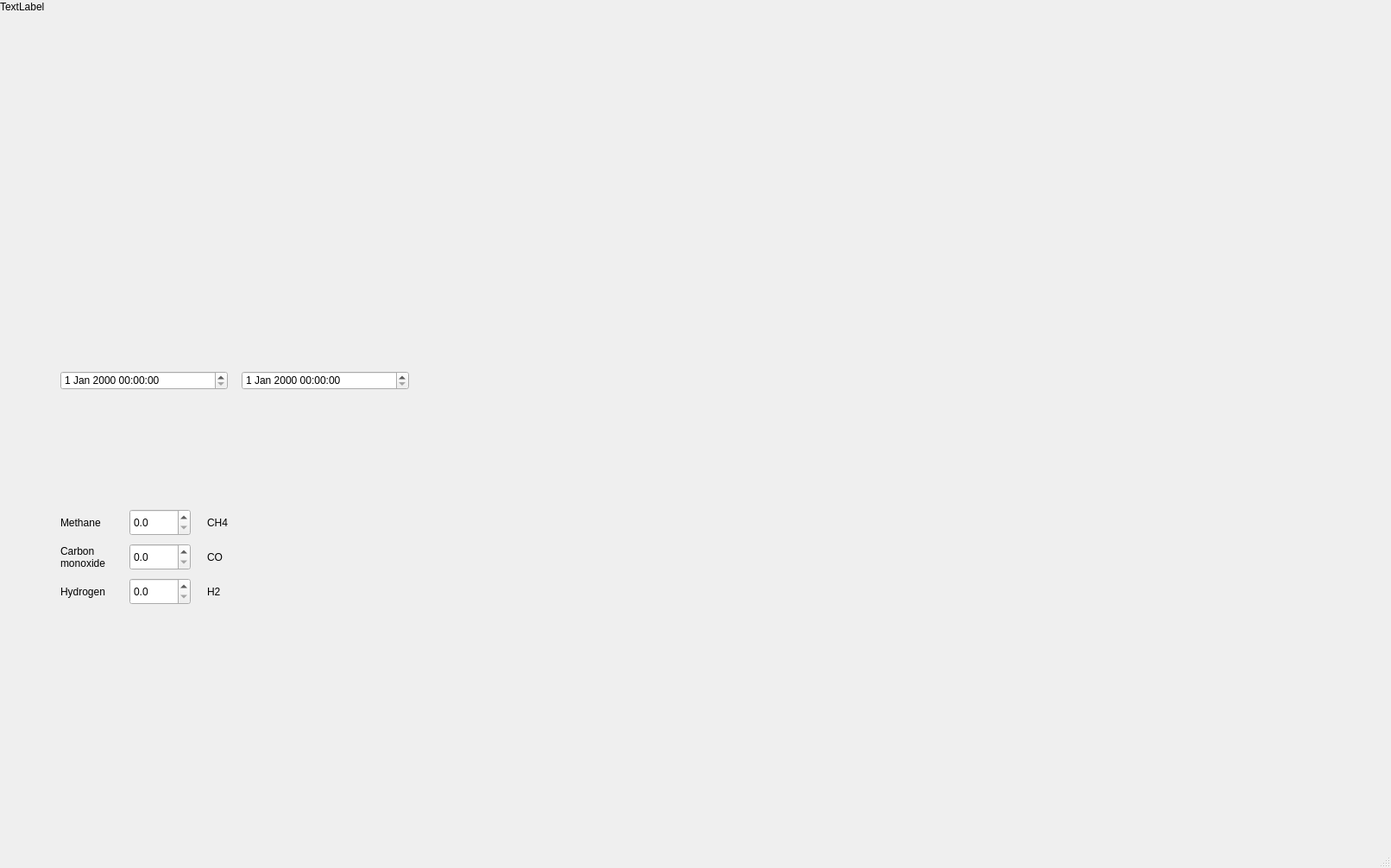
<?xml version="1.0" encoding="UTF-8"?>
<ui version="4.0">
 <class>XSsample</class>
 <widget class="QMainWindow" name="XSsample">
  <property name="geometry">
   <rect>
    <x>0</x>
    <y>0</y>
    <width>1612</width>
    <height>1006</height>
   </rect>
  </property>
  <property name="windowTitle">
   <string>Xview</string>
  </property>
  <widget class="QWidget" name="centralwidget">
   <widget class="QWidget" name="verticalLayoutWidget">
    <property name="geometry">
     <rect>
      <x>70</x>
      <y>40</y>
      <width>1121</width>
      <height>361</height>
     </rect>
    </property>
    <layout class="QVBoxLayout" name="layout_data"/>
   </widget>
   <widget class="QDateTimeEdit" name="dateTimeEdit">
    <property name="geometry">
     <rect>
      <x>70</x>
      <y>430</y>
      <width>194</width>
      <height>22</height>
     </rect>
    </property>
   </widget>
   <widget class="QDateTimeEdit" name="dateTimeEdit_2">
    <property name="geometry">
     <rect>
      <x>280</x>
      <y>430</y>
      <width>194</width>
      <height>22</height>
     </rect>
    </property>
   </widget>
   <widget class="QDoubleSpinBox" name="spinBox_CO">
    <property name="geometry">
     <rect>
      <x>150</x>
      <y>630</y>
      <width>71</width>
      <height>31</height>
     </rect>
    </property>
    <property name="decimals">
     <number>1</number>
    </property>
   </widget>
   <widget class="QDoubleSpinBox" name="spinBox_H2">
    <property name="geometry">
     <rect>
      <x>150</x>
      <y>670</y>
      <width>71</width>
      <height>31</height>
     </rect>
    </property>
    <property name="decimals">
     <number>1</number>
    </property>
   </widget>
   <widget class="QLabel" name="label">
    <property name="geometry">
     <rect>
      <x>70</x>
      <y>670</y>
      <width>71</width>
      <height>31</height>
     </rect>
    </property>
    <property name="text">
     <string>Hydrogen</string>
    </property>
   </widget>
   <widget class="QLabel" name="label_2">
    <property name="geometry">
     <rect>
      <x>70</x>
      <y>630</y>
      <width>71</width>
      <height>31</height>
     </rect>
    </property>
    <property name="text">
     <string>Carbon 
monoxide</string>
    </property>
   </widget>
   <widget class="QLabel" name="label_3">
    <property name="geometry">
     <rect>
      <x>70</x>
      <y>590</y>
      <width>71</width>
      <height>31</height>
     </rect>
    </property>
    <property name="text">
     <string>Methane</string>
    </property>
   </widget>
   <widget class="QLabel" name="label_CH4">
    <property name="geometry">
     <rect>
      <x>240</x>
      <y>590</y>
      <width>59</width>
      <height>31</height>
     </rect>
    </property>
    <property name="text">
     <string>CH4</string>
    </property>
   </widget>
   <widget class="QLabel" name="label_CO">
    <property name="geometry">
     <rect>
      <x>240</x>
      <y>630</y>
      <width>59</width>
      <height>31</height>
     </rect>
    </property>
    <property name="text">
     <string>CO</string>
    </property>
   </widget>
   <widget class="QLabel" name="label_H2">
    <property name="geometry">
     <rect>
      <x>240</x>
      <y>670</y>
      <width>59</width>
      <height>31</height>
     </rect>
    </property>
    <property name="text">
     <string>H2</string>
    </property>
   </widget>
   <widget class="QLabel" name="label_4">
    <property name="geometry">
     <rect>
      <x>0</x>
      <y>0</y>
      <width>59</width>
      <height>15</height>
     </rect>
    </property>
    <property name="text">
     <string>TextLabel</string>
    </property>
   </widget>
   <widget class="QDoubleSpinBox" name="spinBox_CH4">
    <property name="geometry">
     <rect>
      <x>150</x>
      <y>590</y>
      <width>71</width>
      <height>31</height>
     </rect>
    </property>
    <property name="decimals">
     <number>1</number>
    </property>
   </widget>
  </widget>
  <widget class="QStatusBar" name="statusbar"/>
  <action name="action_open_project">
   <property name="text">
    <string>&amp;Open project</string>
   </property>
  </action>
  <action name="action_save_project">
   <property name="text">
    <string>&amp;Save project</string>
   </property>
  </action>
  <action name="action_save_datasets_as_text">
   <property name="text">
    <string>Save datasets as text</string>
   </property>
  </action>
  <action name="action_exit">
   <property name="text">
    <string>&amp;Exit</string>
   </property>
  </action>
  <action name="action_merge">
   <property name="text">
    <string>Merge</string>
   </property>
  </action>
  <action name="action_rename">
   <property name="text">
    <string>Rename</string>
   </property>
  </action>
  <action name="action_remove">
   <property name="text">
    <string>Remove</string>
   </property>
  </action>
  <action name="action_combine_and_save_as_text">
   <property name="text">
    <string>Combine and save as text</string>
   </property>
  </action>
 </widget>
 <resources/>
 <connections/>
</ui>
